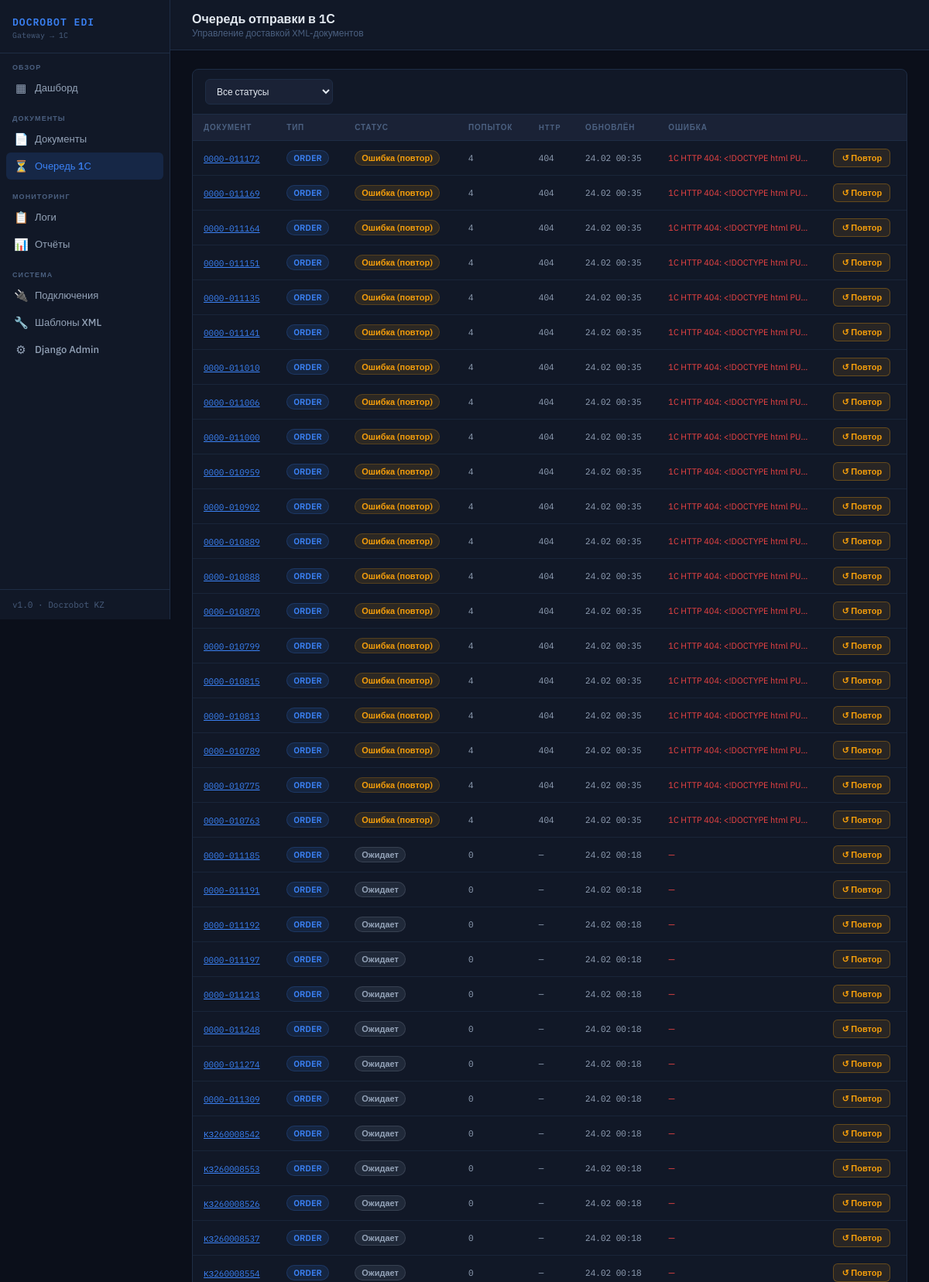
Screenshot of /queue/ (upper part) with the database file from the repository.
### edi/models.py (models this page shows, shortened)
class SendQueue(models.Model):
    STATUS_PENDING = 'pending'
    STATUS_SENDING = 'sending'
    STATUS_SENT    = 'sent'
    STATUS_ERROR   = 'error'
    STATUS_FAILED  = 'failed'  # превышен лимит попыток
    STATUSES = [
        (STATUS_PENDING, 'Ожидает'),
        (STATUS_SENDING, 'Отправляется'),
        (STATUS_SENT,    'Отправлен'),
        (STATUS_ERROR,   'Ошибка (повтор)'),
        (STATUS_FAILED,  'Не удалось отправить'),
    ]
    document    = models.OneToOneField(
        EdiDocument, on_delete=models.CASCADE,
        related_name='queue_entry', verbose_name='Документ'
    )
    status      = models.CharField(max_length=10, choices=STATUSES, default=STATUS_PENDING, verbose_name='Статус')
    attempts    = models.PositiveIntegerField(default=0, verbose_name='Попыток')
    last_error  = models.TextField(blank=True, verbose_name='Последняя ошибка')
    response    = models.TextField(blank=True, verbose_name='Ответ 1С')
    http_status = models.PositiveIntegerField(null=True, blank=True, verbose_name='HTTP-код')
    created_at  = models.DateTimeField(auto_now_add=True, verbose_name='Создан')
    updated_at  = models.DateTimeField(auto_now=True, verbose_name='Обновлён')
    sent_at     = models.DateTimeField(null=True, blank=True, verbose_name='Отправлен в 1С')
    next_retry  = models.DateTimeField(null=True, blank=True, verbose_name='Следующая попытка')
    class Meta:
        verbose_name = 'Запись очереди'
        verbose_name_plural = 'Очередь отправки'
        ordering = ['-created_at']

class EdiDocument(models.Model):
    DOC_TYPES = [
        ('ORDER',  'Заказ'),
        ('ORDRSP', 'Подтверждение заказа'),
        ('DESADV', 'Уведомление об отгрузке'),
        ('INVOICE','Счёт-фактура'),
        ('PRICAT', 'Прайс-лист'),
    ]
    docrobot_id   = models.CharField(max_length=100, unique=True, verbose_name='ID в Docrobot')
    doc_type      = models.CharField(max_length=10, choices=DOC_TYPES, verbose_name='Тип')
    number        = models.CharField(max_length=100, blank=True, verbose_name='Номер документа')
    doc_date      = models.DateField(null=True, blank=True, verbose_name='Дата документа')
    supplier_gln  = models.CharField(max_length=13, blank=True, verbose_name='GLN поставщика')
    buyer_gln     = models.CharField(max_length=13, blank=True, verbose_name='GLN покупателя')
    supplier_name = models.CharField(max_length=255, blank=True, verbose_name='Поставщик')
    buyer_name    = models.CharField(max_length=255, blank=True, verbose_name='Покупатель')
    raw_json      = models.JSONField(default=dict, verbose_name='Сырые данные JSON')
    xml_content   = models.TextField(blank=True, verbose_name='Сгенерированный XML')
    received_at   = models.DateTimeField(auto_now_add=True, verbose_name='Получен')
    class Meta:
        verbose_name = 'EDI-документ'
        verbose_name_plural = 'EDI-документы'
        ordering = ['-received_at']

### edi/views.py (the view)
# urls.py: path('queue/',              views.queue,            name='queue'),
def queue(request):
    qs = SendQueue.objects.select_related('document').order_by('-updated_at')
    status_filter = request.GET.get('status', '')
    if status_filter:
        qs = qs.filter(status=status_filter)
    return render(request, 'edi/queue.html', {
        'entries': qs[:100],
        'statuses': SendQueue.STATUSES,
        'filter_status': status_filter,
    })

### edi/templates/edi/queue.html (shortened to what this page needs)
{% extends 'edi/base.html' %}
{% block page_title %}Очередь отправки в 1С{% endblock %}
{% block page_sub %}Управление доставкой XML-документов{% endblock %}
{% block content %}
<div class="table-wrap">
  <div class="table-toolbar">
    <form method="get" style="display:flex;gap:8px;align-items:center;">
      <select name="status" onchange="this.form.submit()">
        <option value="">Все статусы</option>
      </select>
    </form>
  </div>
  <table>
    <thead>
      <tr><th>Документ</th><th>Тип</th><th>Статус</th><th>Попыток</th><th>HTTP</th><th>Обновлён</th><th>Ошибка</th><th></th></tr>
    </thead>
    <tbody>
      {% for entry in entries %}
      <tr>
        <td>
          <a href="{% url 'document_detail' entry.document.pk %}" style="color:var(--accent);font-family:var(--mono);font-size:11px;">
            {{ entry.document.number|default:entry.document.docrobot_id|truncatechars:20 }}
          </a>
        </td>
        <td><span class="badge badge-{{ entry.document.doc_type }}">{{ entry.document.doc_type }}</span></td>
        <td><span class="badge badge-{{ entry.status }}">{{ entry.get_status_display }}</span></td>
        <td class="td-mono">{{ entry.attempts }}</td>
        <td class="td-mono">{{ entry.http_status|default:"—" }}</td>
        <td class="td-mono">{{ entry.updated_at|date:"d.m H:i" }}</td>
        <td style="max-width:200px;overflow:hidden;text-overflow:ellipsis;white-space:nowrap;font-size:11px;color:var(--danger);" title="{{ entry.last_error }}">
          {{ entry.last_error|truncatechars:50|default:"—" }}
        </td>
        <td>
          {% if entry.status != 'sent' %}
          <button class="btn btn-warn btn-sm" onclick="retryQueue({{ entry.id }}, this)">↺ Повтор</button>
          {% else %}
          <span style="color:var(--accent2);font-size:12px;">✓</span>
          {% endif %}
        </td>
      </tr>
      {% empty %}
      <tr><td colspan="8"><div class="empty"><div class="empty-icon">⏳</div><p>Очередь пуста</p></div></td></tr>
      {% endfor %}
    </tbody>
  </table>
</div>
{% endblock %}

### edi/templates/edi/base.html (style rules this page uses)
:root { --bg: #0b0f1a; --surface: #111827; --surface2:#1a2236; --surface3:#202d44; --border: #1e2d45; --text: #e2e8f0; --text2: #94a3b8; --text3: #4b6080; --accent: #3b82f6; --accent2: #10b981; --warn: #f59e0b; --danger: #ef4444; --purple: #8b5cf6; --mono: 'IBM Plex Mono', monospace; --sans: 'IBM Plex Sans', sans-serif; --nav-w: 220px; --radius: 8px; }
*, *::before, *::after { box-sizing: border-box; margin: 0; padding: 0; }
body { font-family: var(--sans); background: var(--bg); color: var(--text); min-height: 100vh; display: flex; font-size: 14px; }
.table-wrap { background: var(--surface); border: 1px solid var(--border); border-radius: var(--radius); overflow: hidden; }
.table-toolbar { padding: 12px 16px; border-bottom: 1px solid var(--border); display: flex; gap: 10px; align-items: center; flex-wrap: wrap; }
table { width: 100%; border-collapse: collapse; }
th { text-align: left; padding: 10px 14px; font-size: 10px; font-weight: 600; text-transform: uppercase; letter-spacing: 0.08em; color: var(--text3); border-bottom: 1px solid var(--border); background: var(--surface2); }
td { padding: 10px 14px; font-size: 13px; border-bottom: 1px solid rgba(30,45,69,0.6); }
.td-mono { font-family: var(--mono); font-size: 11px; color: var(--text2); }
.badge { display: inline-flex; align-items: center; gap: 4px; padding: 2px 8px; border-radius: 20px; font-size: 11px; font-weight: 600; }
.badge-pending { background: rgba(148,163,184,0.12); color: var(--text2); border: 1px solid rgba(148,163,184,0.2); }
.badge-error { background: rgba(245,158,11,0.12); color: var(--warn); border: 1px solid rgba(245,158,11,0.2); }
.badge-ORDER { background: rgba(59,130,246,0.12); color: var(--accent); border: 1px solid rgba(59,130,246,0.2); }
.btn { display: inline-flex; align-items: center; gap: 6px; padding: 7px 14px; border-radius: 6px; font-size: 12px; font-weight: 600; cursor: pointer; border: 1px solid transparent; transition: all 0.15s; font-family: var(--sans); }
.btn-warn { background: rgba(245,158,11,0.1); color: var(--warn); border-color: rgba(245,158,11,0.3); }
.btn-sm { padding: 4px 10px; font-size: 11px; }
input[type=text], input[type=date], input[type=search], select, textarea { background: var(--surface2); border: 1px solid var(--border); border-radius: 6px; color: var(--text); padding: 7px 10px; font-size: 12px; font-family: var(--sans); outline: none; transition: border-color 0.15s; }
select option { background: var(--surface2); }

### rows the page displays
SendQueue: document.number "0000-011172", document.doc_type "ORDER", status "Ошибка (повтор)", attempts "4", http_status "404", updated_at "24.02 00:35", last_error "1C HTTP 404: <!DOCTYPE html PU…"
SendQueue: document.number "0000-011169", document.doc_type "ORDER", status "Ошибка (повтор)", attempts "4", http_status "404", updated_at "24.02 00:35", last_error "1C HTTP 404: <!DOCTYPE html PU…"
SendQueue: document.number "0000-011164", document.doc_type "ORDER", status "Ошибка (повтор)", attempts "4", http_status "404", updated_at "24.02 00:35", last_error "1C HTTP 404: <!DOCTYPE html PU…"
SendQueue: document.number "0000-011151", document.doc_type "ORDER", status "Ошибка (повтор)", attempts "4", http_status "404", updated_at "24.02 00:35", last_error "1C HTTP 404: <!DOCTYPE html PU…"
SendQueue: document.number "0000-011135", document.doc_type "ORDER", status "Ошибка (повтор)", attempts "4", http_status "404", updated_at "24.02 00:35", last_error "1C HTTP 404: <!DOCTYPE html PU…"
SendQueue: document.number "0000-011141", document.doc_type "ORDER", status "Ошибка (повтор)", attempts "4", http_status "404", updated_at "24.02 00:35", last_error "1C HTTP 404: <!DOCTYPE html PU…"
SendQueue: document.number "0000-011010", document.doc_type "ORDER", status "Ошибка (повтор)", attempts "4", http_status "404", updated_at "24.02 00:35", last_error "1C HTTP 404: <!DOCTYPE html PU…"
SendQueue: document.number "0000-011006", document.doc_type "ORDER", status "Ошибка (повтор)", attempts "4", http_status "404", updated_at "24.02 00:35", last_error "1C HTTP 404: <!DOCTYPE html PU…"
SendQueue: document.number "0000-011000", document.doc_type "ORDER", status "Ошибка (повтор)", attempts "4", http_status "404", updated_at "24.02 00:35", last_error "1C HTTP 404: <!DOCTYPE html PU…"
SendQueue: document.number "0000-010959", document.doc_type "ORDER", status "Ошибка (повтор)", attempts "4", http_status "404", updated_at "24.02 00:35", last_error "1C HTTP 404: <!DOCTYPE html PU…"
SendQueue: document.number "0000-010902", document.doc_type "ORDER", status "Ошибка (повтор)", attempts "4", http_status "404", updated_at "24.02 00:35", last_error "1C HTTP 404: <!DOCTYPE html PU…"
SendQueue: document.number "0000-010889", document.doc_type "ORDER", status "Ошибка (повтор)", attempts "4", http_status "404", updated_at "24.02 00:35", last_error "1C HTTP 404: <!DOCTYPE html PU…"
SendQueue: document.number "0000-010888", document.doc_type "ORDER", status "Ошибка (повтор)", attempts "4", http_status "404", updated_at "24.02 00:35", last_error "1C HTTP 404: <!DOCTYPE html PU…"
SendQueue: document.number "0000-010870", document.doc_type "ORDER", status "Ошибка (повтор)", attempts "4", http_status "404", updated_at "24.02 00:35", last_error "1C HTTP 404: <!DOCTYPE html PU…"
SendQueue: document.number "0000-010799", document.doc_type "ORDER", status "Ошибка (повтор)", attempts "4", http_status "404", updated_at "24.02 00:35", last_error "1C HTTP 404: <!DOCTYPE html PU…"
SendQueue: document.number "0000-010815", document.doc_type "ORDER", status "Ошибка (повтор)", attempts "4", http_status "404", updated_at "24.02 00:35", last_error "1C HTTP 404: <!DOCTYPE html PU…"
SendQueue: document.number "0000-010813", document.doc_type "ORDER", status "Ошибка (повтор)", attempts "4", http_status "404", updated_at "24.02 00:35", last_error "1C HTTP 404: <!DOCTYPE html PU…"
SendQueue: document.number "0000-010789", document.doc_type "ORDER", status "Ошибка (повтор)", attempts "4", http_status "404", updated_at "24.02 00:35", last_error "1C HTTP 404: <!DOCTYPE html PU…"
SendQueue: document.number "0000-010775", document.doc_type "ORDER", status "Ошибка (повтор)", attempts "4", http_status "404", updated_at "24.02 00:35", last_error "1C HTTP 404: <!DOCTYPE html PU…"
SendQueue: document.number "0000-010763", document.doc_type "ORDER", status "Ошибка (повтор)", attempts "4", http_status "404", updated_at "24.02 00:35", last_error "1C HTTP 404: <!DOCTYPE html PU…"
SendQueue: document.number "0000-011185", document.doc_type "ORDER", status "Ожидает", attempts "0", http_status "—", updated_at "24.02 00:18", last_error "—"
SendQueue: document.number "0000-011191", document.doc_type "ORDER", status "Ожидает", attempts "0", http_status "—", updated_at "24.02 00:18", last_error "—"
SendQueue: document.number "0000-011192", document.doc_type "ORDER", status "Ожидает", attempts "0", http_status "—", updated_at "24.02 00:18", last_error "—"
SendQueue: document.number "0000-011197", document.doc_type "ORDER", status "Ожидает", attempts "0", http_status "—", updated_at "24.02 00:18", last_error "—"
SendQueue: document.number "0000-011213", document.doc_type "ORDER", status "Ожидает", attempts "0", http_status "—", updated_at "24.02 00:18", last_error "—"
SendQueue: document.number "0000-011248", document.doc_type "ORDER", status "Ожидает", attempts "0", http_status "—", updated_at "24.02 00:18", last_error "—"
SendQueue: document.number "0000-011274", document.doc_type "ORDER", status "Ожидает", attempts "0", http_status "—", updated_at "24.02 00:18", last_error "—"
SendQueue: document.number "0000-011309", document.doc_type "ORDER", status "Ожидает", attempts "0", http_status "—", updated_at "24.02 00:18", last_error "—"
SendQueue: document.number "КЗ260008542", document.doc_type "ORDER", status "Ожидает", attempts "0", http_status "—", updated_at "24.02 00:18", last_error "—"
SendQueue: document.number "КЗ260008553", document.doc_type "ORDER", status "Ожидает", attempts "0", http_status "—", updated_at "24.02 00:18", last_error "—"
SendQueue: document.number "КЗ260008526", document.doc_type "ORDER", status "Ожидает", attempts "0", http_status "—", updated_at "24.02 00:18", last_error "—"
SendQueue: document.number "КЗ260008537", document.doc_type "ORDER", status "Ожидает", attempts "0", http_status "—", updated_at "24.02 00:18", last_error "—"
SendQueue: document.number "КЗ260008554", document.doc_type "ORDER", status "Ожидает", attempts "0", http_status "—", updated_at "24.02 00:18", last_error "—"
